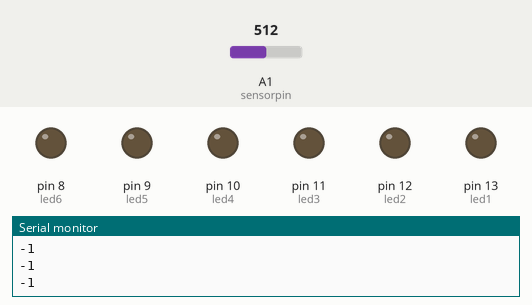
Simulated run of this sketch. Board: Arduino Uno, built with avr-gcc and run on an emulated ATmega328P. Parts: output pins drawn as LEDs (lit = HIGH), the last lines printed to the serial monitor. The inputs (shaded band) are chosen by the test bench; at power-on: A1 (sensorpin) = 512.

Above: at 1.2 s.
1.3 s: A1 (sensorpin) set to 532
At 2.6 s:
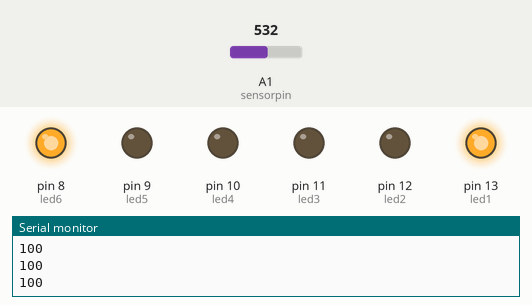
Timing chart, 0 to 4.3 s (numbered marks = the images above; inputs shaded):
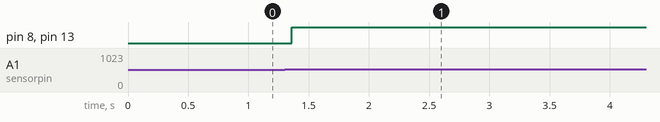

The sketch:

prototypeCode.ino
```cpp
int sensorpin = A1;  // sensor pin
int sensor;          // sensor readings
int smoothedValue;
float smoothingFactor = 0.1;  // change this value 0.0 to 1.0 for more or less smoothing

int lowVal = 1023;
int highVal = 0;

int led1 = 13;  // red led
int led2 = 12;  // yellow led
int led3 = 11;  // green led
int led4 = 10;  // green led
int led5 = 9;   // yellow led
int led6 = 8;   // red led

void setup() {
  pinMode(led1, OUTPUT);
  pinMode(led2, OUTPUT);
  pinMode(led3, OUTPUT);  // all led's set to output
  pinMode(led4, OUTPUT);
  pinMode(led5, OUTPUT);
  pinMode(led6, OUTPUT);
  pinMode(sensorpin, INPUT);

  Serial.begin(9600);  // starts serial communication
  smoothedValue = analogRead(sensorpin);
  }

void loop() {

  sensor = analogRead(sensorpin);                                                        // reads sensor value
  smoothedValue = (smoothingFactor * smoothedValue) + ((1 - smoothingFactor) * sensor);  // This stops the values jumping around in the serial monitor making them easier to read and use

  // Serial.println(smoothedValue);  // print smoothed sensor value
  delay(50);                      // delay the monitor receiving data too fast making it hard to read (100ms was too slow)

  // sensor = analogRead(sensorpin);
  // Serial.println(sensor);  // reads pin with sensor then prints the output value


  if (smoothedValue < lowVal) {
    lowVal = smoothedValue;
  }
  if (smoothedValue > highVal) {
    highVal = smoothedValue;
  }

  int finalValue = map(smoothedValue, lowVal, highVal, 0, 100);
  Serial.println(finalValue);

  if ((finalValue >= 0 && finalValue <= 40) || (finalValue >= 85 && finalValue <= 100))
  {
  digitalWrite(led1, HIGH); //red
  digitalWrite(led6, HIGH);
  }
  else
  {
  // Turn off LEDs if not in the specified range
  digitalWrite(led1, LOW);
  digitalWrite(led6, LOW);
  }

  if ((finalValue >= 41 && finalValue <= 56) || (finalValue >= 69 && finalValue <= 84))
  {
  digitalWrite(led2, HIGH);  // yellow
  digitalWrite(led5, HIGH);
  }
  else
  {
  digitalWrite(led2, LOW);
  digitalWrite(led5, LOW);
  }

  if ((finalValue >=57 && finalValue <= 62) || (finalValue >= 62 && finalValue <= 68))
  {
  digitalWrite(led3, HIGH);  //green
  digitalWrite(led4, HIGH);
  }
  else
  {
  digitalWrite(led3, LOW);
  digitalWrite(led4, LOW);
  }
}
```

Measured:
- the behaviour switches between 513 and 514 on A1 (sensorpin) (found by bisection; images 0 and 1)
- after the input at 1.3 s, pin 8 (led6), pin 13 (led1): LOW → HIGH after 0.06 s
